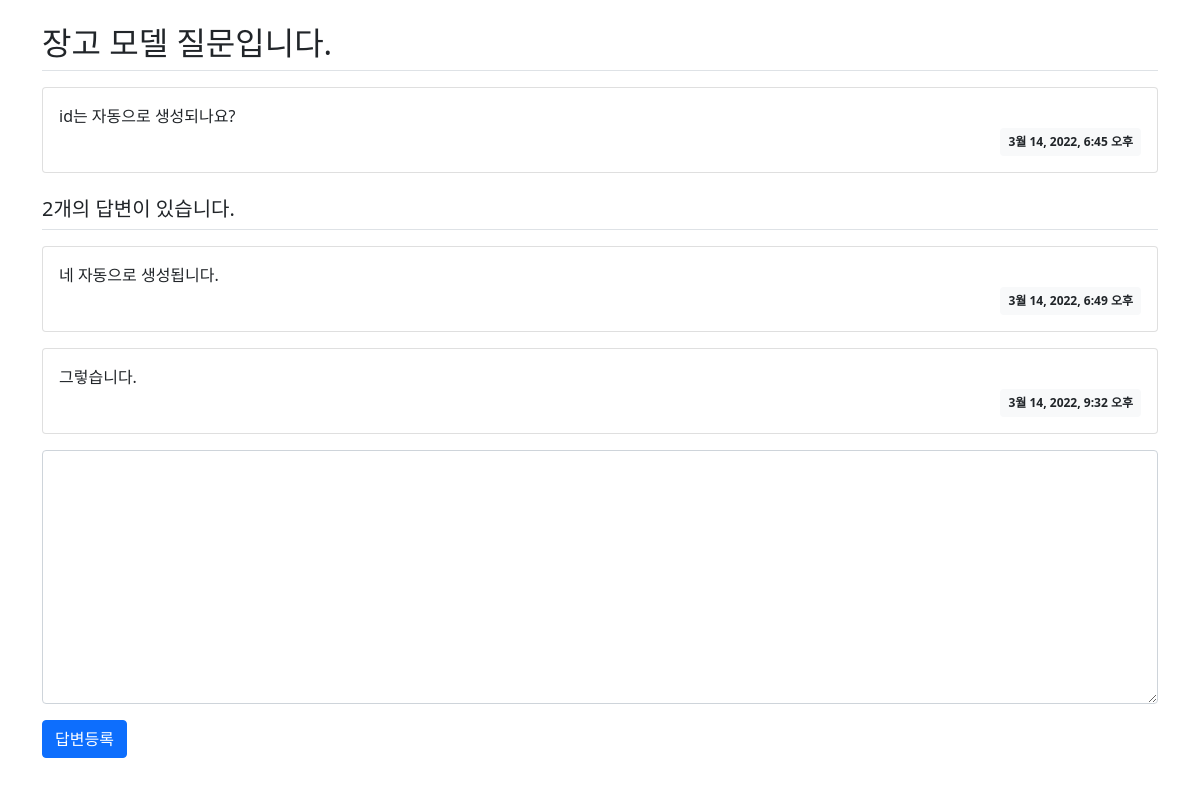
The page /pybo/2/ on the database as committed earlier.
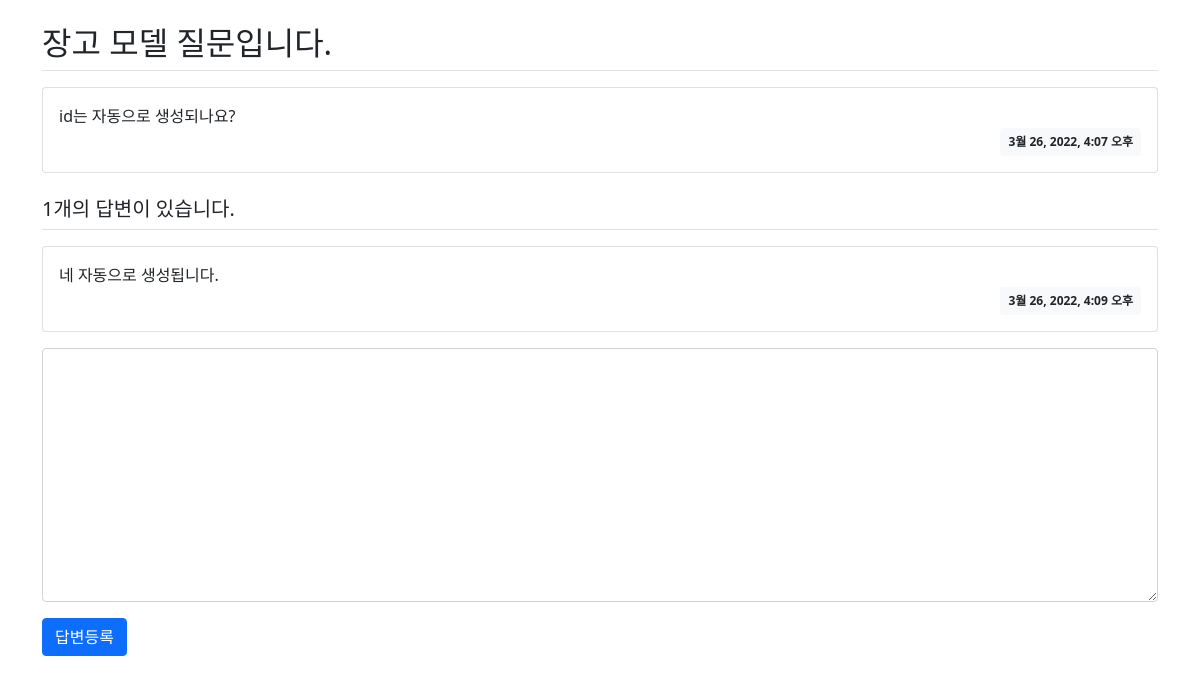
The same page on the database as committed later.
### pybo/models.py (models this page shows, shortened)
class Question(models.Model):
    subject = models.CharField(max_length=200)
    content = models.TextField()
    create_date = models.DateTimeField()

class Answer(models.Model):
    question = models.ForeignKey(Question, on_delete=models.CASCADE)
    content = models.TextField()
    create_date = models.DateTimeField()

### pybo/views.py (the view)
# urls.py: path('<int:question_id>/', views.detail, name='detail'),
def detail(request, question_id):
    question = get_object_or_404(Question, pk=question_id)
    context = {'question': question}
    return render(request, 'pybo/question_detail.html', context)

### templates/pybo/question_detail.html (shortened to what this page needs)
{% extends 'base.html' %}
{% block content %}
<div class="container my-3">
  <h2 class="border-bottom py-2">{{ question.subject }}</h2>
  <div class="card my-3">
    <div class="card-body">
      <div class="card-text" style="white-space: pre-line;">{{ question.content }}</div>
      <div class="d-flex justify-content-end">
        <div class="badge bg-light text-dark p-2">
          {{ question.create_date }}
        </div>
      </div>
    </div>
  </div>
  <h5 class="border-bottom my-3 py-2">{{ question.answer_set.count }}개의 답변이 있습니다.</h5>
  {% for answer in question.answer_set.all %}
  <div class="card my-3">
    <div class="card-body">
      <div class="card-text" style="white-space: pre-line;">{{ answer.content }}</div>
      <div class="d-flex justify-content-end">
        <div class="badge bg-light text-dark p-2">
          {{ answer.create_date }}
        </div>
      </div>
    </div>
  </div>
  {% endfor %}
  <form action="{% url 'pybo:answer_create' question.id %}" method="post" class="my-3">
    <div class="form-group mb-3">
      <textarea name="content" id="content" class="form-control" rows="10"></textarea>
    </div>
    <input type="submit" value="답변등록" class="btn btn-primary">
  </form>
</div>
{% endblock %}

### templates/base.html (shortened to what this page needs)
{% load static %}
<!doctype html>
<html lang="ko">
<head>
    <link href="https://cdn.jsdelivr.net/npm/bootstrap@5.1.3/dist/css/bootstrap.min.css" rel="stylesheet">
    <link rel="stylesheet" type="text/css" href="{% static 'style.css' %}">
</head>
<body>
{% block content %}
{% endblock %}
</body>
</html>

Rows that differ between the two databases and show on the page:
removed Answer: content "그렇습니다.", create_date "3월 14, 2022, 9:32 오후"
changed Question "장고 모델 질문입니다.": create_date "3월 14, 2022, 6:45 오후" → "3월 26, 2022, 4:07 오후"; answer_set.count "2" → "1"
changed Answer "네 자동으로 생성됩니다.": create_date "3월 14, 2022, 6:49 오후" → "3월 26, 2022, 4:09 오후"
